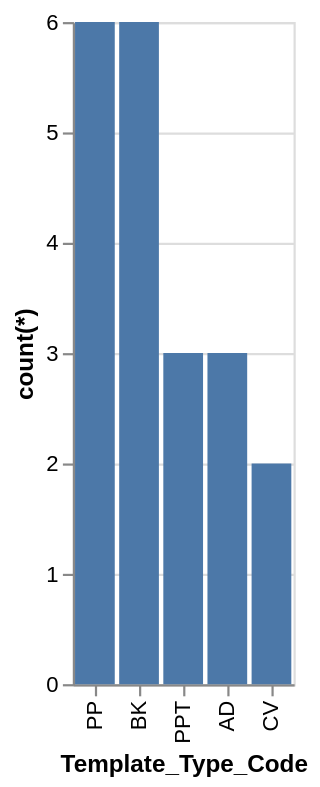

Vega-Lite specification for this chart:
### Vega-Lite specification from a JSON file in a GitHub repository (floating-point values rounded to 4 significant figures)
{"data": {"values": [{"x_data": "PP", "y_data": 6}, {"x_data": "BK", "y_data": 6}, {"x_data": "PPT", "y_data": 3}, {"x_data": "AD", "y_data": 3}, {"x_data": "CV", "y_data": 2}]}, "mark": "bar", "encoding": {"x": {"field": "x_data", "type": "nominal", "title": "Template_Type_Code", "sort": {"op": "sum", "field": "y_data", "order": "descending"}}, "y": {"field": "y_data", "type": "quantitative", "title": "count(*)"}}}
